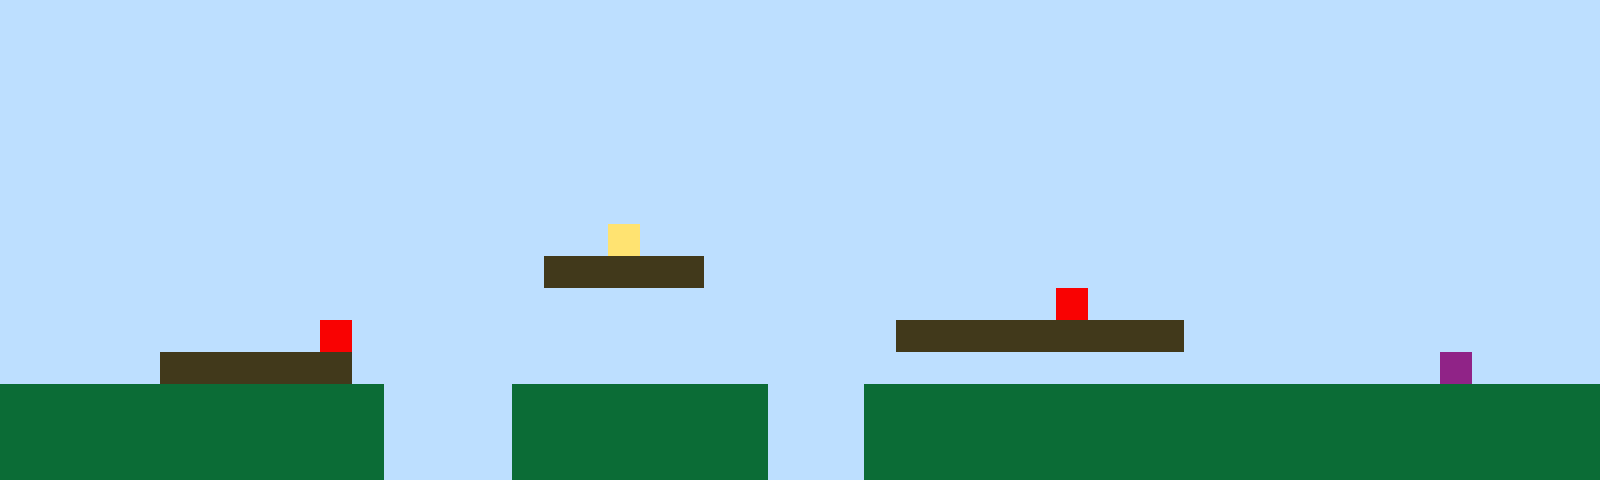

A 2D game scene composited from a Tiled map and its tileset images. What follows is a short description and the map's XML, with every tile layer's data as written:
An orthogonal 50x15 tile map with 32x32 px tiles, 1 tile layer (Tile Layer 1).

<map version="1.10" tiledversion="1.11.2" orientation="orthogonal" renderorder="right-up" width="50" height="15" tilewidth="32" tileheight="32" infinite="0" nextlayerid="2" nextobjectid="1"><editorsettings><export target="map1.csv" format="csv" /></editorsettings><tileset firstgid="1" name="sprites" tilewidth="32" tileheight="32" tilecount="6" columns="3"><image source="sprites.png" width="96" height="64" /></tileset><layer id="1" name="Tile Layer 1" width="50" height="15"><data encoding="csv">1,1,1,1,1,1,1,1,1,1,1,1,1,1,1,1,1,1,1,1,1,1,1,1,1,1,1,1,1,1,1,1,1,1,1,1,1,1,1,1,1,1,1,1,1,1,1,1,1,1,1,1,1,1,1,1,1,1,1,1,1,1,1,1,1,1,1,1,1,1,1,1,1,1,1,1,1,1,1,1,1,1,1,1,1,1,1,1,1,1,1,1,1,1,1,1,1,1,1,1,1,1,1,1,1,1,1,1,1,1,1,1,1,1,1,1,1,1,1,1,1,1,1,1,1,1,1,1,1,1,1,1,1,1,1,1,1,1,1,1,1,1,1,1,1,1,1,1,1,1,1,1,1,1,1,1,1,1,1,1,1,1,1,1,1,1,1,1,1,1,1,1,1,1,1,1,1,1,1,1,1,1,1,1,1,1,1,1,1,1,1,1,1,1,1,1,1,1,1,1,1,1,1,1,1,1,1,1,1,1,1,1,1,1,1,1,1,1,1,1,1,1,1,1,1,1,1,1,1,1,1,1,1,1,1,1,1,1,1,1,1,1,1,1,1,1,1,1,1,1,1,1,1,1,1,1,1,1,1,1,1,1,1,1,1,1,1,1,1,1,1,1,1,1,1,1,1,1,1,1,1,1,1,1,1,1,1,1,1,1,1,1,1,1,1,1,1,1,1,1,1,1,1,1,1,1,1,1,1,1,1,1,1,1,1,1,1,1,1,1,1,1,1,1,1,1,1,1,1,1,1,1,1,1,1,1,1,1,1,1,1,1,1,1,1,1,1,1,1,1,1,1,1,1,1,1,1,1,1,1,1,1,1,1,1,1,1,1,1,4,1,1,1,1,1,1,1,1,1,1,1,1,1,1,1,1,1,1,1,1,1,1,1,1,1,1,1,1,1,1,1,1,1,1,1,1,1,1,1,1,1,1,1,1,1,1,1,3,3,3,3,3,1,1,1,1,1,1,1,1,1,1,1,1,1,1,1,1,1,1,1,1,1,1,1,1,1,1,1,1,1,1,1,1,1,1,1,1,1,1,1,1,1,1,1,1,1,1,1,1,1,1,1,1,1,1,1,1,1,1,1,1,1,5,1,1,1,1,1,1,1,1,1,1,1,1,1,1,1,1,1,1,1,1,1,1,1,1,1,1,5,1,1,1,1,1,1,1,1,1,1,1,1,1,1,1,1,1,3,3,3,3,3,3,3,3,3,1,1,1,1,1,1,1,1,1,1,1,1,1,1,1,1,1,1,3,3,3,3,3,3,1,1,1,1,1,1,1,1,1,1,1,1,1,1,1,1,1,1,1,1,1,1,1,1,1,1,1,1,1,1,1,1,1,1,6,1,1,1,1,2,2,2,2,2,2,2,2,2,2,2,2,1,1,1,1,2,2,2,2,2,2,2,2,1,1,1,2,2,2,2,2,2,2,2,2,2,2,2,2,2,2,2,2,2,2,2,2,2,2,2,2,2,2,2,2,2,2,2,2,2,2,1,1,1,1,2,2,2,2,2,2,2,2,1,1,1,2,2,2,2,2,2,2,2,2,2,2,2,2,2,2,2,2,2,2,2,2,2,2,2,2,2,2,2,2,2,2,2,2,2,2,1,1,1,1,2,2,2,2,2,2,2,2,1,1,1,2,2,2,2,2,2,2,2,2,2,2,2,2,2,2,2,2,2,2,2,2,2,2</data></layer></map>
